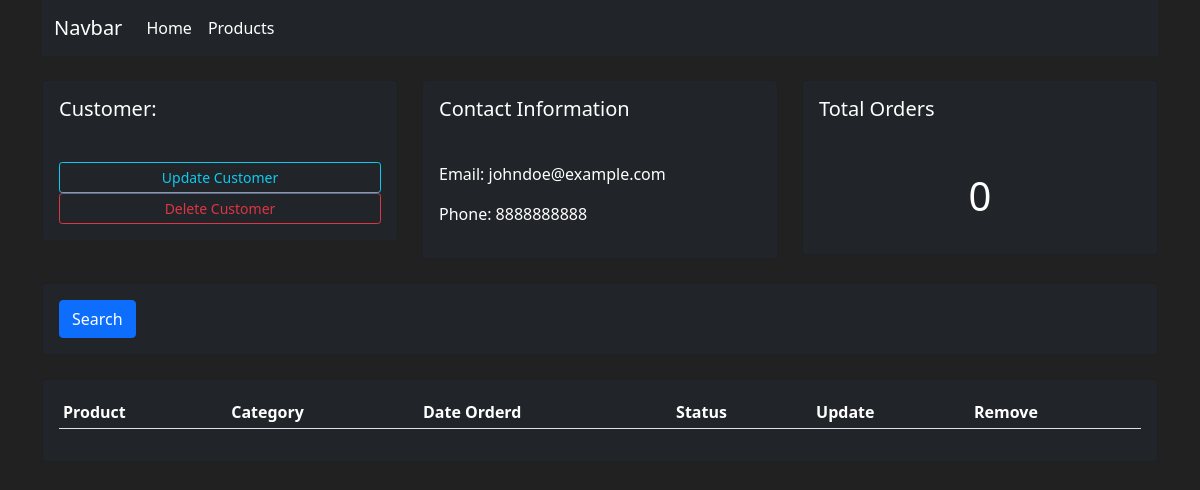
/customer/1, run on an earlier commit of the app's database.
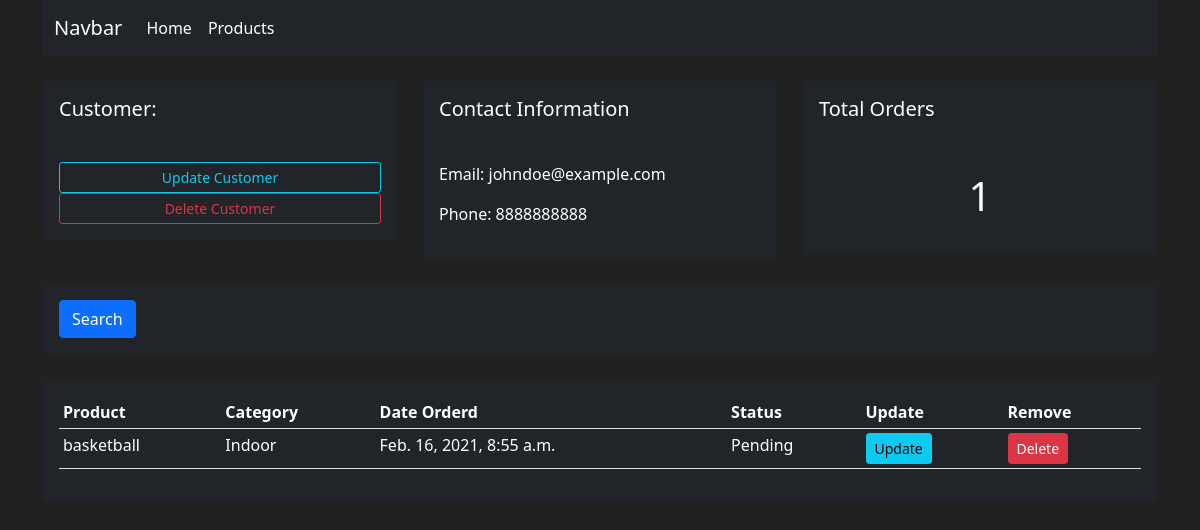
And on a later commit of the database.
### accounts/models.py (models this page shows, shortened)
class Order(models.Model):
    STATUS = (
        ('Pending', 'Pending'),
        ('Out for Delivery', 'Out for Delivery'),
        ('Delivered', 'Delivered')
    )
    customer = models.ForeignKey(
        Customer, null=True, on_delete=models.SET_NULL)
    product = models.ForeignKey(Product, null=True, on_delete=models.SET_NULL)
    date_created = models.DateTimeField(auto_now_add=True, null=True)
    status = models.CharField(max_length=200, null=True, choices=STATUS)

class Product(models.Model):
    CATEGORY = (
        ('Indoor', 'Indoor'),
        ('Out Door', 'Out Door')
    )
    name = models.CharField(max_length=200)
    price = models.FloatField(null=True)
    category = models.CharField(max_length=200, null=True, choices=CATEGORY)
    description = models.CharField(max_length=200, null=True, blank=True)
    date_created = models.DateTimeField(auto_now_add=True, null=True)
    tags = models.ManyToManyField(Tag)
    def __str__(self):
        return self.name

### accounts/views.py (the view)
# urls.py: path('customer/<str:primaryKey>', views.customer, name="customer"),
def customer(request, primaryKey):
    customer = Customer.objects.get(id=primaryKey)
    orders = customer.order_set.all()
    order_count = orders.count()
    return render(request, 'accounts/customer.html', {'orders': orders, 'customer': customer, 'order_count': order_count})

### accounts/templates/accounts/customer.html
{%  extends 'accounts/main.html' %}
{% block content %}
	<br>
<div class="container">
<div class="row">
	<div class="col-md">
		<div class="card card-body bg-dark">
			<h5 class="text-white">Customer:</h5>
			<hr>
			<a class="btn btn-outline-info  btn-sm btn-block" href="">Update Customer</a>
			<a class="btn btn-outline-danger  btn-sm btn-block" href="">Delete Customer</a>
		</div>
	</div>
	<div class="col-md">
		<div class="card card-body bg-dark">
			<h5 class="text-white">Contact Information</h5>
			<hr>
			<p class="text-white">Email: {{customer.email}} </p>
			<p class="text-white">Phone: {{customer.phone}} </p>
		</div>
	</div>
	<div class="col-md">
		<div class="card card-body bg-dark">
			<h5 class="text-white">Total Orders</h5>
			<hr>
			<h1 style="text-align: center;padding: 10px" class="text-white"> {{order_count}} </h1>
		</div>
	</div>
</div>
<br>
<div class="row">
	<div class="col">
		<div class="card card-body bg-dark">
			<form method="get">
		    <button class="btn btn-primary text-white" type="submit">Search</button>
		  </form>
		</div>
	</div>
</div>
<br>
<div class="row">
	<div class="col-md">
		<div class="card card-body bg-dark">
			<table class="table table-sm text-white">
				<tr>
					<th>Product</th>
					<th>Category</th>
					<th>Date Orderd</th>
					<th>Status</th>
					<th>Update</th>
					<th>Remove</th>
				</tr>
				{% for order in orders %}
					<tr>
						<td> {{order.product}} </td>
						<td> {{order.product.category}} </td>
						<td> {{order.date_created}} </td>
						<td> {{order.status}} </td>
						<td> <a class = "btn btn-sm btn-info" href="">Update</a> </td>
						<td> <a class = "btn btn-sm btn-danger" href="">Delete</a> </td>
					</tr>
				{% endfor %}
			</table>
		</div>
	</div>
</div>
</div>
{% endblock %}

What changed in the data, as far as the page shows it:
added Order: product "basketball", product.category "Indoor", date_created "Feb. 16, 2021, 8:55 a.m.", status "Pending"
Also different on the page:
{{ order_count }}: "0" → "1"
